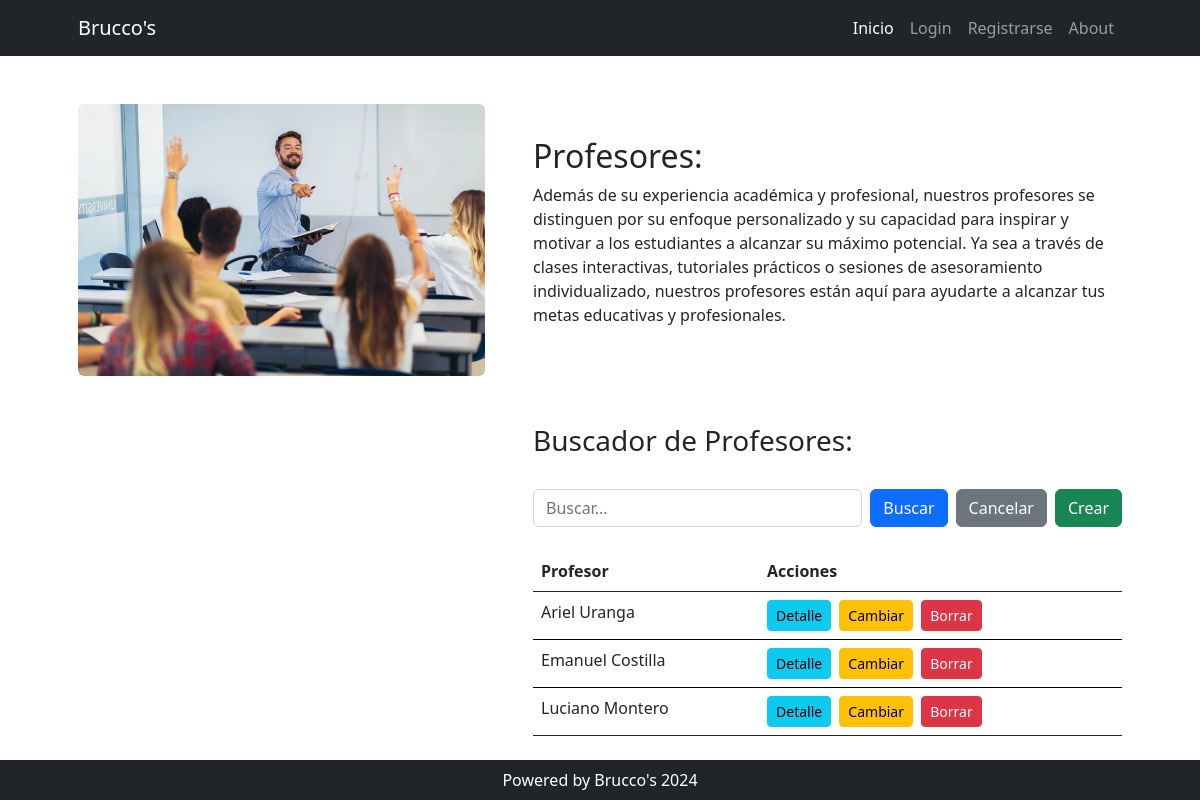
Before: /profesores/ with the older database file.
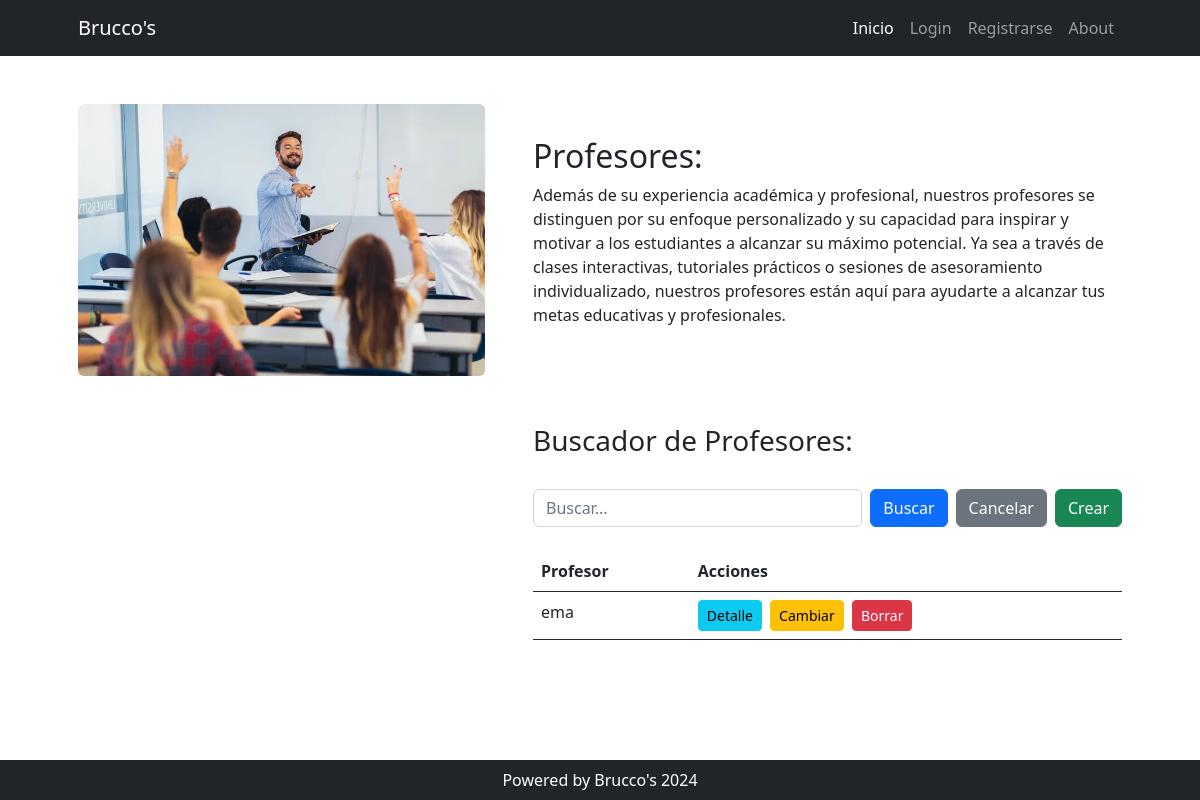
After: the same page with the newer database file.
### cursos/models.py (models this page shows, shortened)
class Profesor(models.Model):
    nombre = models.CharField(max_length=100, unique=True)

### profesores/views.py (the view)
# urls.py: path("", views.home, name="home"),
def home(request):
    consulta = request.GET.get("consulta", None)
    if consulta:
        query = models.Profesor.objects.filter(nombre__icontains=consulta)
    else:
        query = models.Profesor.objects.all()
    context = {"profesores" : query}
    return render(request, "profesores/index.html", context)

### profesores/templates/profesores/index.html (shortened to what this page needs)
{% extends 'core/base.html' %}
{% load static %}
{% block contenido %}
    <div class="row gx-4 gx-lg-5 align-items-center my-5">
        <div class="col-lg-5">
            <img class="img-fluid rounded mb-4 mb-lg-0"
                 src="{% static 'core/img/profesores.webp' %}"
                 alt="Home Page"
                 width="100%" />
        </div>
        <div class="col-lg-7">
            <h2 class="font-weight-light">Profesores:</h2>
            <p>
                Además de su experiencia académica y profesional, nuestros profesores se distinguen por su enfoque personalizado y su capacidad para inspirar y motivar a los estudiantes a alcanzar su máximo potencial. Ya sea a través de clases interactivas, tutoriales prácticos o sesiones de asesoramiento individualizado, nuestros profesores están aquí para ayudarte a alcanzar tus metas educativas y profesionales.
            </p>
        </div>
    </div>
    <div class="row gx-4 gx-lg-5 align-items-center my-5">
        <div class="col-lg-7">
            <h3 class="font-weight-light">Buscador de Profesores:</h3>
            <div class="py-lg-4 ">
                <form action="{% url 'profesores:home' %}" method="get" class="d-flex">
                    <input type="text"
                           name="consulta"
                           placeholder="Buscar..."
                           class="form-control me-2">
                    <button type="submit" class="btn btn-primary me-2">Buscar</button>
                    <button type="button" class="btn btn-secondary me-2" onclick="this.form.reset();">Cancelar</button>
                    <a class="btn btn-success" href="{% url 'profesores:create' %}">Crear</a>
                </form>
            </div>
            <table class="table table-hover">
                <thead>
                    <tr>
                        <th scope="col">Profesor</th>
                        <th scope="col">Acciones</th>
                    </tr>
                </thead>
                <tbody>
                    {% for profesor in profesores %}
                        <tr>
                            <td>{{ profesor.nombre }}</td>
                            <td>
                                <a class="btn btn-info btn-sm me-1"
                                   href="{% url 'profesores:detail' profesor.id %}">Detalle</a>
                                <a class="btn btn-warning btn-sm me-1"
                                   href="{% url 'profesores:update' profesor.id %}">Cambiar</a>
                                <a class="btn btn-danger btn-sm"
                                   href="{% url 'profesores:delete' profesor.id %}">Borrar</a>
                            </td>
                        </tr>
                    {% endfor %}
                </tbody>
            </table>
        </div>
    </div>
{% endblock contenido %}

Changed rows visible on the page:
removed Profesor: nombre "Emanuel Costilla"
removed Profesor: nombre "Luciano Montero"
changed Profesor: nombre "Ariel Uranga" → "ema"
